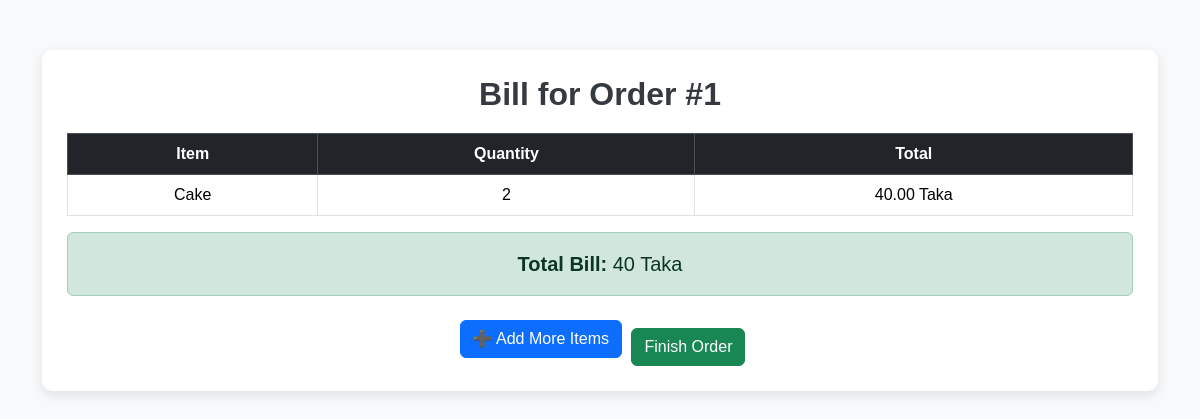
Page /view_order.php?order_id=1 on the committed database.
### tables this page shows
CREATE TABLE `order_items` (
  `item_id` int(11) NOT NULL,
  `order_id` int(11) DEFAULT NULL,
  `item_name` varchar(50) DEFAULT NULL,
  `quantity` int(11) DEFAULT NULL,
  `total_cost` decimal(10,2) DEFAULT NULL
);

### view_order.php (the view, shortened to what this page needs)
<!DOCTYPE html>
<html>
<head>
  <link href="https://cdn.jsdelivr.net/npm/bootstrap@5.3.2/dist/css/bootstrap.min.css" rel="stylesheet">
</head>
<body>
<div class="container">
<?php
if (isset($_GET['order_id'])) {
    $order_id = intval($_GET['order_id']);
} else {
    echo '<div class="alert alert-danger">Order ID not specified.</div>';
    exit();
}
$conn = mysqli_connect("localhost", "root", "", "canteen");
$sql = "SELECT * FROM order_items WHERE order_id = $order_id";
$result = mysqli_query($conn, $sql);
?>
<div class="bill-card">
  <h2 class="bill-title">Bill for Order #<?php echo $order_id; ?></h2>
<?php
if (mysqli_num_rows($result) > 0) {
    echo "<table class='table table-hover table-bordered text-center'>
            <thead class='table-dark'>
              <tr><th>Item</th><th>Quantity</th><th>Total</th></tr>
            </thead><tbody>";
    $grand_total = 0;
    while ($row = mysqli_fetch_assoc($result)) {
        echo "<tr>
                <td>{$row['item_name']}</td>
                <td>{$row['quantity']}</td>
                <td>{$row['total_cost']} Taka</td>
              </tr>";
        $grand_total += $row['total_cost'];
    }
    echo "</tbody></table>";
    echo "<div class='alert alert-success fs-5 text-center'>
            <strong>Total Bill: </strong> $grand_total Taka
          </div>";
    echo "<div class='text-center'>
            <a href='add_item.php?order_id=$order_id' class='btn btn-primary btn-custom'>➕ Add More Items</a>
            <a href='finish_order.php?order_id=$order_id' class='btn btn-success mt-3'>Finish Order</a>
          </div>";
} else {
    echo '<div class="alert alert-warning text-center">No items found in this order.</div>';
}
?>
</div>
</div>
</body>
</html>

### view_order.php (style rules this page uses)
body { font-family: Arial, sans-serif; background: #f8f9fa; }
.container { margin-top: 50px; }
.bill-card { background: #fff; border-radius: 10px; box-shadow: 0 4px 12px rgba(0,0,0,0.1); padding: 25px; }
.bill-title { text-align: center; margin-bottom: 20px; font-weight: bold; color: #343a40; }
.btn-custom { border-radius: 6px; margin: 5px; }

### rows in the picture
order_items: item_name "Cake", quantity "2", total_cost "40.00"

### other values in the picture
$order_id "1"
$grand_total "40"
